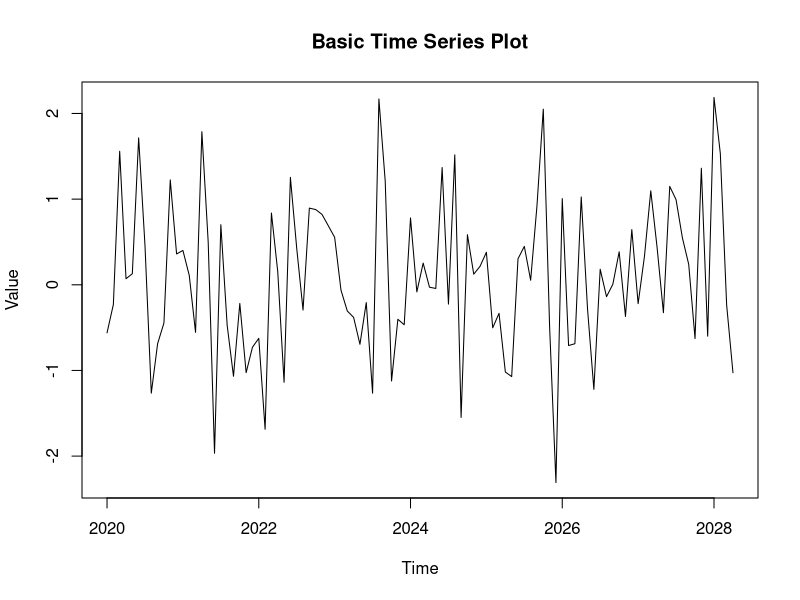
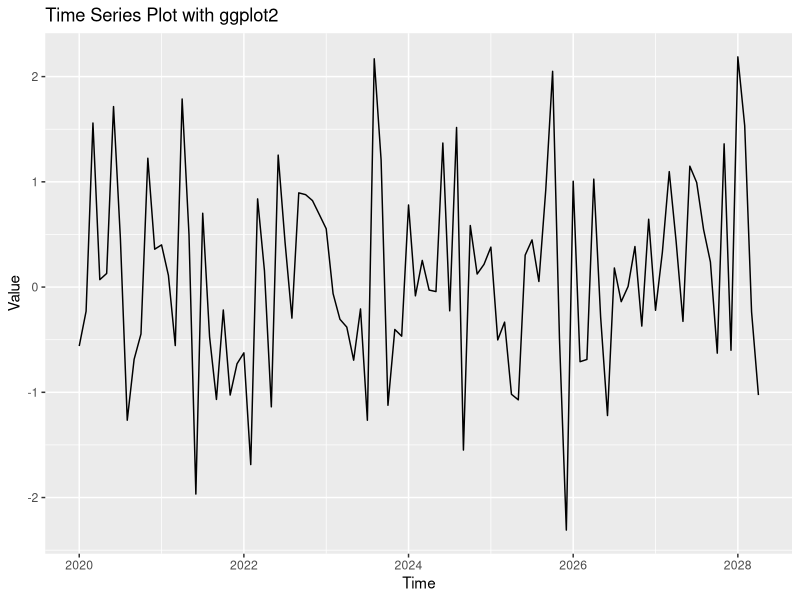
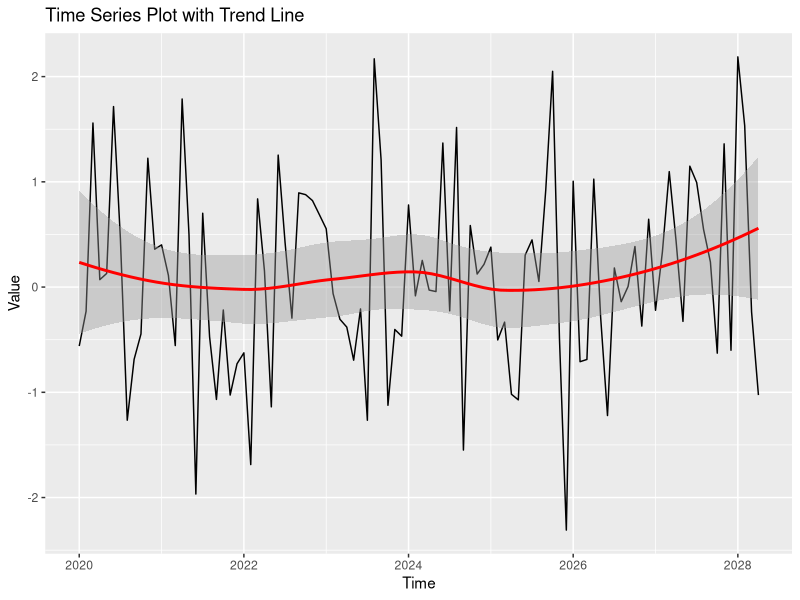
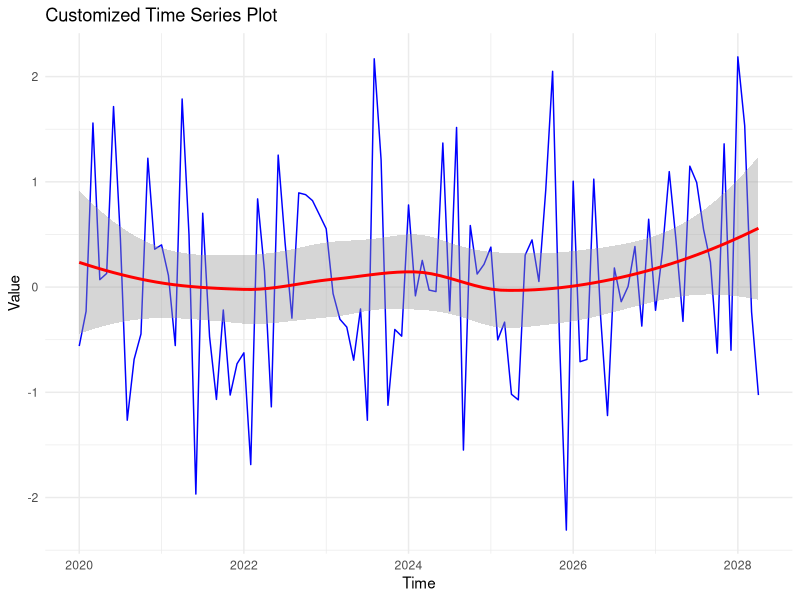
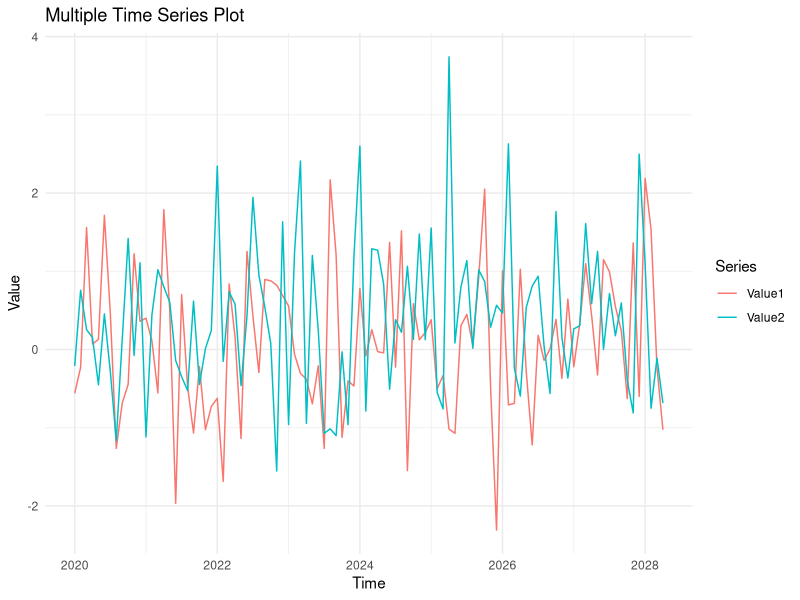
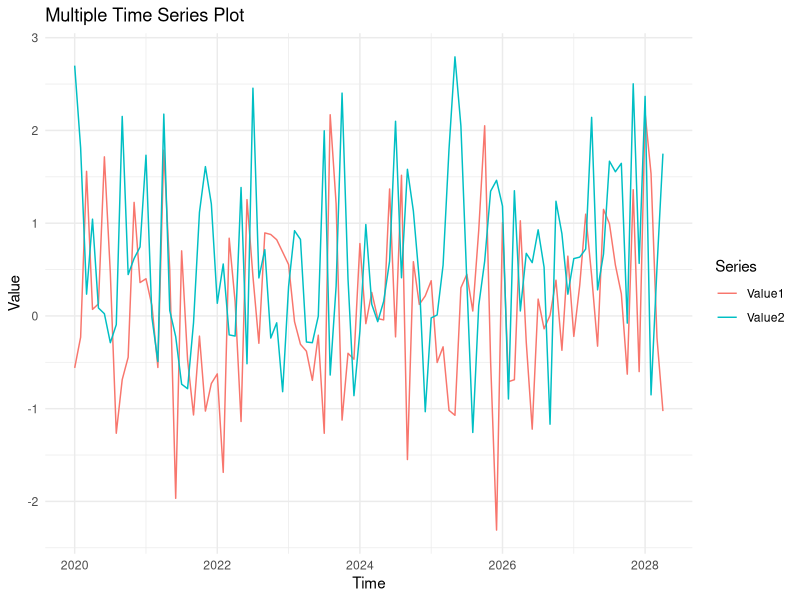
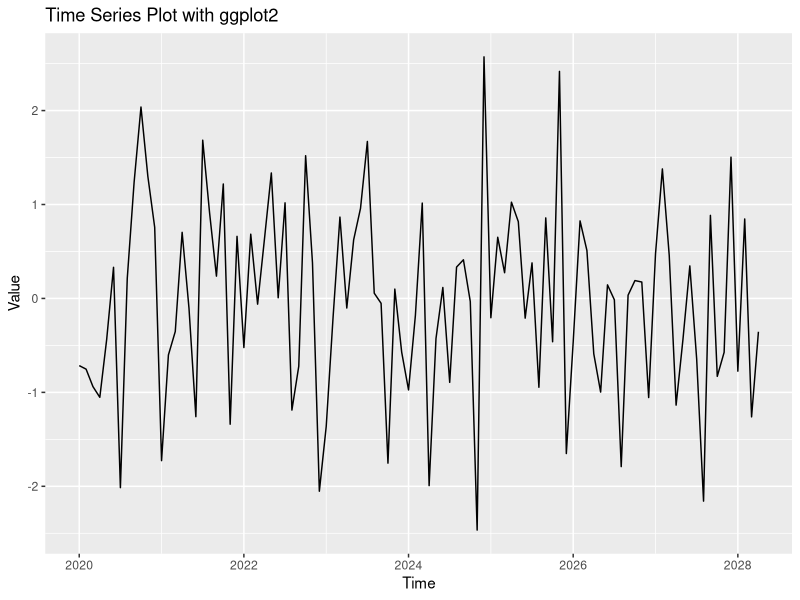
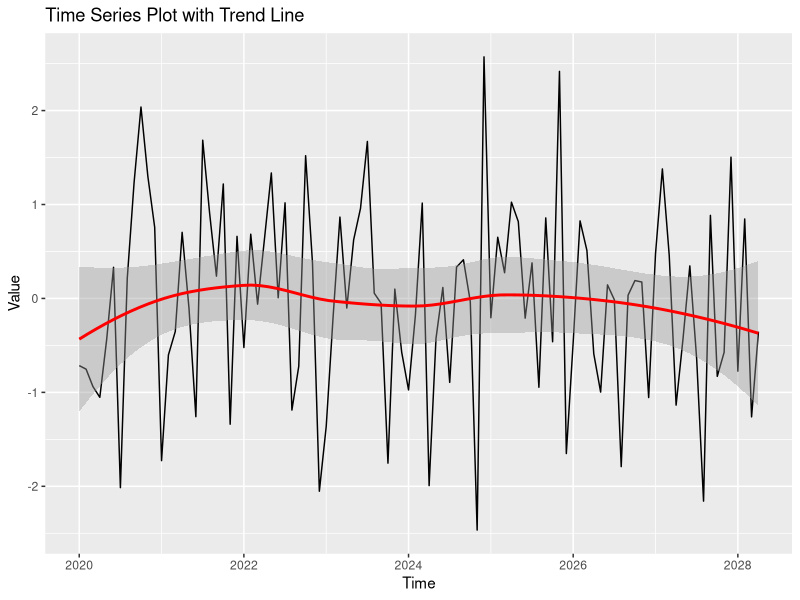

Write the R code that produced these figures, in order.
## ---- chunk 1

# Creating sample time series data

set.seed(123)

time_series_data <- ts(rnorm(100), start = c(2020, 1), frequency = 12)



# Creating a basic time series plot

plot(time_series_data, main = "Basic Time Series Plot", xlab = "Time", ylab = "Value")

## ---- chunk 2


library(ggplot2)



# Converting time series data to a data frame

time_series_df <- data.frame(

  Time = time(time_series_data),

  Value = as.numeric(time_series_data)

)



# Creating a time series plot with ggplot2

ggplot(time_series_df, aes(x = Time, y = Value)) +

  geom_line() +

  labs(title = "Time Series Plot with ggplot2", x = "Time", y = "Value")

## ---- chunk 3

# Plot result

ggplot(time_series_df, aes(x = Time, y = Value)) +

  geom_line() +

  geom_smooth(method = "loess", col = "red") +

  labs(title = "Time Series Plot with Trend Line", x = "Time", y = "Value")

## ---- chunk 4

# Plot result

ggplot(time_series_df, aes(x = Time, y = Value)) +

  geom_line(col = "blue") +

  geom_smooth(method = "loess", col = "red") +

  labs(title = "Customized Time Series Plot", x = "Time", y = "Value") +

  theme_minimal()

## ---- chunk 5

# Creating sample data for multiple time series

time_series_data2 <- ts(rnorm(100, mean = 0.5), start = c(2020, 1), frequency = 12)

time_series_df2 <- data.frame(

  Time = time(time_series_data),

  Value1 = as.numeric(time_series_data),

  Value2 = as.numeric(time_series_data2)

)



# Melting the data frame for ggplot2

library(reshape2)

time_series_df2_melt <- melt(time_series_df2, id.vars = "Time")



# Plotting multiple time series

ggplot(time_series_df2_melt, aes(x = Time, y = value, color = variable)) +

  geom_line() +

  labs(title = "Multiple Time Series Plot", x = "Time", y = "Value", color = "Series") +

  theme_minimal()

## ---- chunk 6

# Plot result

time_series_data2 <- ts(rnorm(100, mean = 0.5), start = c(2020, 1), frequency = 12)

time_series_df2 <- data.frame(

  Time = time(time_series_data),

  Value1 = as.numeric(time_series_data),

  Value2 = as.numeric(time_series_data2)

)



time_series_df2_melt <- melt(time_series_df2, id.vars = "Time")



ggplot(time_series_df2_melt, aes(x = Time, y = value, color = variable)) +

  geom_line() +

  labs(title = "Multiple Time Series Plot", x = "Time", y = "Value", color = "Series") +

  theme_minimal()

## ---- chunk 7

# Plot results

time_series_data <- ts(rnorm(100), start = c(2020, 1), frequency = 12)

time_series_df <- data.frame(

  Time = time(time_series_data),

  Value = as.numeric(time_series_data)

)



ggplot(time_series_df, aes(x = Time, y = Value)) +

  geom_line() +

  labs(title = "Time Series Plot with ggplot2", x = "Time", y = "Value")



ggplot(time_series_df, aes(x = Time, y = Value)) +

  geom_line() +

  geom_smooth(method = "loess", col = "red") +

  labs(title = "Time Series Plot with Trend Line", x = "Time", y = "Value")



ggplot(time_series_df, aes(x = Time



, y = Value)) +

  geom_line(col = "blue") +

  geom_smooth(method = "loess", col = "red") +

  labs(title = "Customized Time Series Plot", x = "Time", y = "Value") +

  theme_minimal()



time_series_data2 <- ts(rnorm(100, mean = 0.5), start = c(2020, 1), frequency = 12)

time_series_df2 <- data.frame(

  Time = time(time_series_data),

  Value1 = as.numeric(time_series_data),

  Value2 = as.numeric(time_series_data2)

)



time_series_df2_melt <- melt(time_series_df2, id.vars = "Time")



ggplot(time_series_df2_melt, aes(x = Time, y = value, color = variable)) +

  geom_line() +

  labs(title = "Multiple Time Series Plot", x = "Time", y = "Value", color = "Series") +

  theme_minimal()

